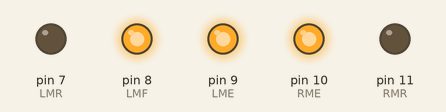
A sketch run on a simulated Arduino Uno, built with avr-gcc and run on an emulated ATmega328P. Shown: output pins drawn as LEDs (lit = HIGH).

Above: at 0.5 s.
At 2.5 s:
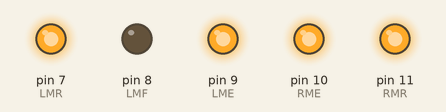
At 3.5 s:
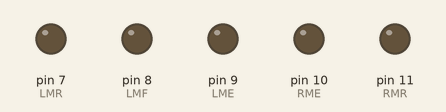
Timing chart, 0 to 5.2 s (numbered marks = the images above):
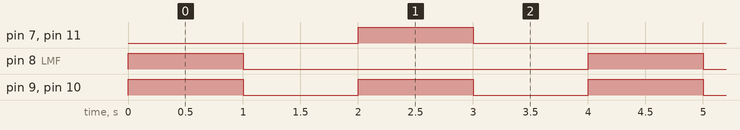

The sketch:

Movement.ino
```cpp
int LME = 9;
int LMR = 7;
int LMF = 8;
int RME = 10;
int RMR = 11;
int RMF = 12;

void setup() {
  Serial.begin(115200);
  pinMode(LME, OUTPUT);
  pinMode(RMR, OUTPUT);
  pinMode(RME, OUTPUT);
  pinMode(LMF, OUTPUT);
  pinMode(LMR, OUTPUT);
  pinMode(LME, OUTPUT);
}

void loop() {
  // FORWARD FOR 1 SECONDS
  digitalWrite(LME, HIGH);
  digitalWrite(RME, HIGH);
  digitalWrite(LMF, HIGH);
  digitalWrite(RMF, HIGH);
  digitalWrite(LMR, LOW);
  digitalWrite(RMR, LOW);
  delay(1000);

  // STOP FOR 1 SECOND
  digitalWrite(LME, LOW);
  digitalWrite(RME, LOW);
  digitalWrite(LMF, LOW);
  digitalWrite(RMF, LOW);
  digitalWrite(LMR, LOW);
  digitalWrite(RMR, LOW);
  delay(1000);

  //REVERSE FOR 1 SECOND
  digitalWrite(LME, HIGH);
  digitalWrite(RME, HIGH);
  digitalWrite(LMF, LOW);
  digitalWrite(RMF, LOW);
  digitalWrite(LMR, HIGH);
  digitalWrite(RMR, HIGH);
  delay(1000);

  //STOP FOR 1 SECONDS
  digitalWrite(LME, LOW);
  digitalWrite(RME, LOW);
  digitalWrite(LMF, LOW);
  digitalWrite(RMF, LOW);
  digitalWrite(LMR, LOW);
  digitalWrite(RMR, LOW);
  delay(1000);

}
```

Measured:
- by itself, pin 7 (LMR), pin 8 (LMF), pin 11 (RMR): alternates HIGH for 1.0 s and LOW for 3.0 s
- by itself, pin 9 (LME), pin 10 (RME): alternates HIGH for 1.0 s and LOW for 1.0 s
- by itself, everything shown: repeats every 4.0 s, in 4 steps
